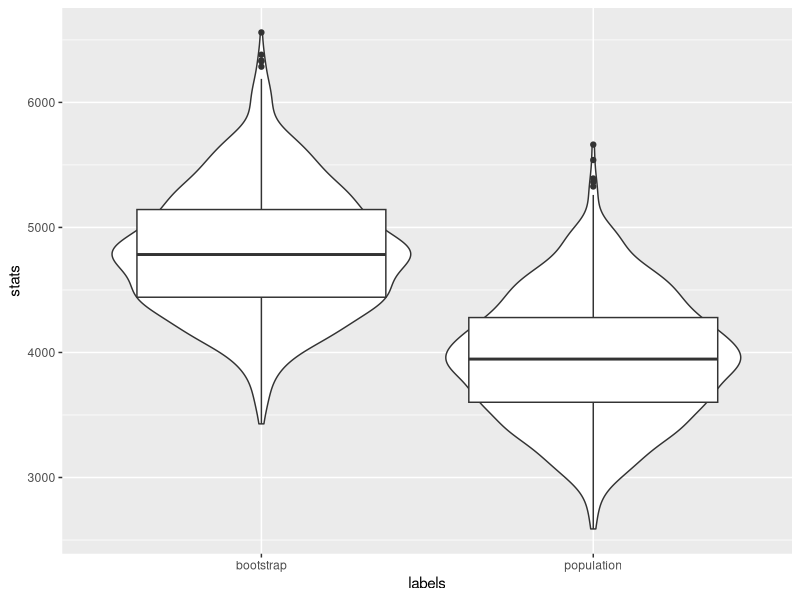
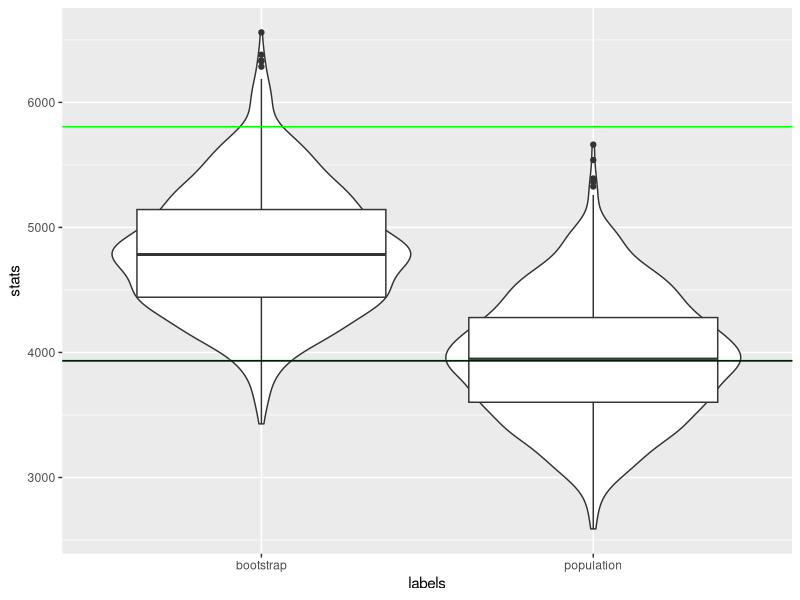
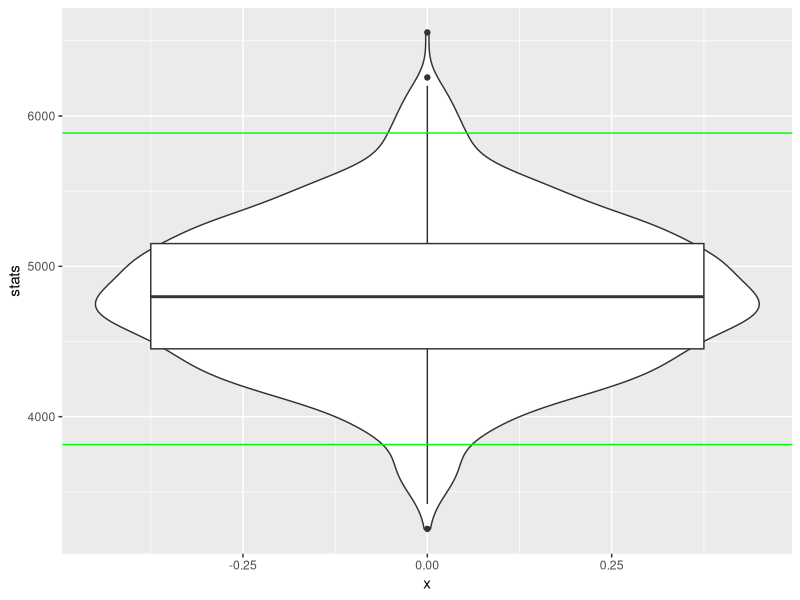

Source code (R) for these figures, in order:
## ---- chunk 1
knitr::opts_chunk$set(cache = FALSE)
## ---- chunk 2
set.seed(1)
sample(c(1,2,3,4),size=4,replace=TRUE)
sample(c(1,2,3,4),size=4,replace=TRUE)
sample(c(1,2,3,4),size=4,replace=TRUE)
sample(c(1,2,3,4),size=4,replace=TRUE)
sample(c(1,2,3,4),size=4,replace=TRUE)
## ---- chunk 3
library(ggplot2)
data(diamonds)
## ---- chunk 4
sample.size <- 64
set.seed(2)
dia64 <- sample(diamonds$price, size=sample.size)
dia64
## ---- chunk 5
set.seed(3)
bs1000 <- c()
for (i in 1:1000) {
  bs1000[i] <- mean(sample(dia64, size=sample.size, replace=TRUE))
}
head(bs1000)
## ---- chunk 6
set.seed(4)
dp1000 <- c(0)
for (i in 1:1000) {
  dp1000[i] = mean(sample(diamonds$price, size=sample.size))
}
head(dp1000)
## ---- chunk 7
labp <- cbind(rep('population',1000))
labb <- cbind(rep('bootstrap',1000))
labels <- rbind(labp, labb)
statp <- cbind(dp1000)
statb <- cbind(bs1000)
stats <- rbind(statp, statb)
df <- data.frame(stats=stats,labels=labels)
## ---- chunk 8
ggplot(data=df,mapping=aes(x=labels,y=stats)) + geom_violin() + geom_boxplot()
## ---- chunk 9
lo <- quantile(bs1000, probs=0.025)
hi <- quantile(bs1000, probs=0.975)
ggplot(data=df,mapping=aes(x=labels,y=stats)) + geom_violin() + geom_boxplot() + geom_hline(yintercept=lo,color="green") + geom_hline(yintercept=hi,color="green")+ geom_hline(yintercept=mean(diamonds$price),color="black")
## ---- chunk 10
set.seed(10)
sample.size <- 64
subpop <- subset(diamonds, color=="J")$price
mysample <- sample(subpop, size=sample.size)
## ---- chunk 11
set.seed(11)
bs1000 <- c()
for (i in 1:1000) {
  bs1000[i] <- mean(sample(dia64, size=sample.size, replace=TRUE))
}
confidence.level = 0.95
lowerlevel = (1-confidence.level)/2
upperlevel = confidence.level + (1-confidence.level)/2
ci <- quantile(bs1000, probs = c(lowerlevel, upperlevel))
ci
## ---- chunk 12
df <- data.frame(stats=bs1000)
ggplot(data=df,mapping=aes(x=0,y=stats)) + geom_violin() + geom_boxplot() + geom_hline(yintercept=ci[1],color="green") + geom_hline(yintercept=ci[2],color="green")
